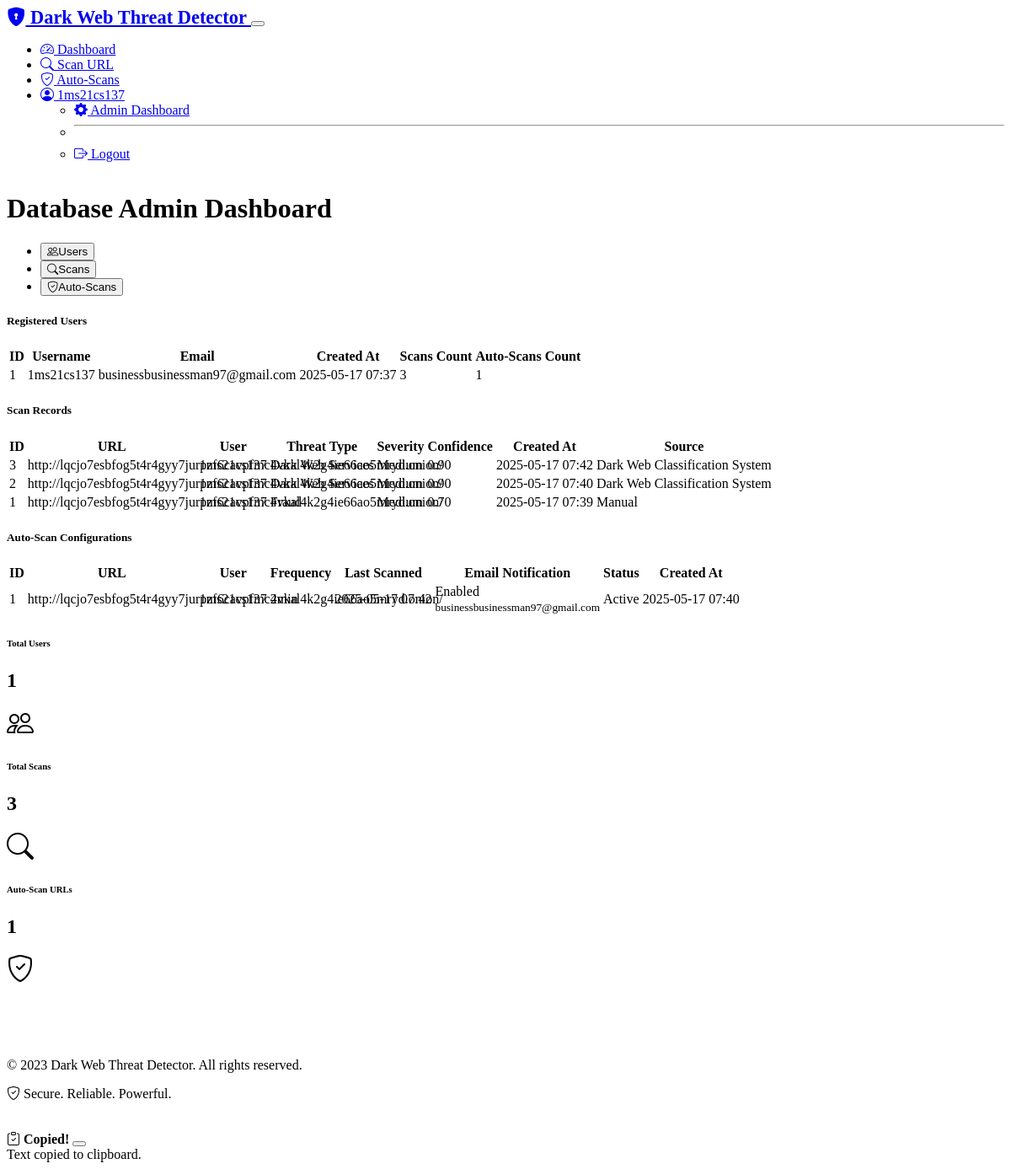
The app's page /admin/dashboard (signed in), older data.
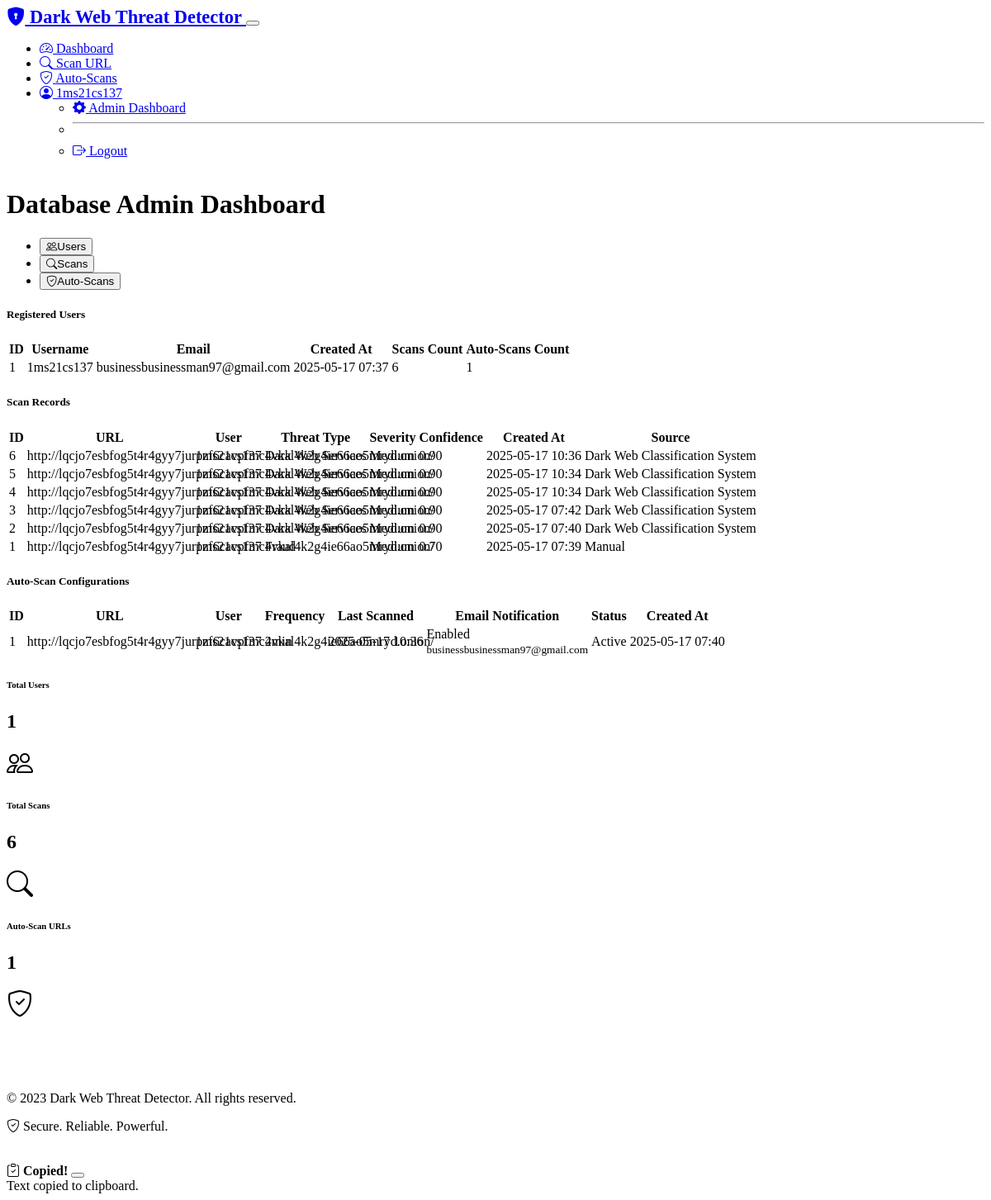
The same page, newer data.
### models.py (models this page shows, shortened)
class User(UserMixin, db.Model):
    id = db.Column(db.Integer, primary_key=True)
    username = db.Column(db.String(64), unique=True, nullable=False)
    email = db.Column(db.String(120), unique=True, nullable=False)
    password_hash = db.Column(db.String(256), nullable=False)
    created_at = db.Column(db.DateTime, default=datetime.utcnow)
    scans = db.relationship('Scan', backref='user', lazy=True)
    auto_scan_urls = db.relationship('AutoScanURL', backref='user', lazy=True)

class Scan(db.Model):
    id = db.Column(db.Integer, primary_key=True)
    url = db.Column(db.String(512), nullable=False)
    content = db.Column(db.Text)
    threat_type = db.Column(db.String(64))
    severity = db.Column(db.String(32))
    confidence_score = db.Column(db.Float)
    recommendation = db.Column(db.Text)
    description = db.Column(db.Text)
    ioc = db.Column(db.String(255))  # Indicator of Compromise (e.g., IP, domain, file hash)
    source = db.Column(db.String(128))  # Source of threat information
    created_at = db.Column(db.DateTime, default=datetime.utcnow)
    user_id = db.Column(db.Integer, db.ForeignKey('user.id'), nullable=False)
    auto_scan_url_id = db.Column(db.Integer, db.ForeignKey('auto_scan_url.id'), nullable=True)

class AutoScanURL(db.Model):
    id = db.Column(db.Integer, primary_key=True)
    url = db.Column(db.String(512), nullable=False)
    description = db.Column(db.Text, nullable=True)
    email_notification = db.Column(db.Boolean, default=True)
    notification_email = db.Column(db.String(120), nullable=True)
    scan_frequency = db.Column(db.String(20), default='daily')  # daily, weekly, monthly
    last_scanned_at = db.Column(db.DateTime, nullable=True)
    active = db.Column(db.Boolean, default=True)
    created_at = db.Column(db.DateTime, default=datetime.utcnow)
    user_id = db.Column(db.Integer, db.ForeignKey('user.id'), nullable=False)
    scans = db.relationship('Scan', backref='auto_scan_url', lazy=True)

### routes.py (the view)
@app.route('/admin/dashboard')
@login_required
@admin_required
def admin_dashboard():
    users = User.query.all()
    scans = Scan.query.order_by(Scan.created_at.desc()).all()
    auto_scans = AutoScanURL.query.order_by(AutoScanURL.created_at.desc()).all()
    return render_template('admin_dashboard.html',
                          title='Admin Dashboard',
                          users=users,
                          scans=scans,
                          auto_scans=auto_scans)

### models.py (called while the page is built)
@login_manager.user_loader
def load_user(user_id):
    return User.query.get(int(user_id))

### routes.py (called while the page is built)
def admin_required(f):
    @wraps(f)
    def decorated_function(*args, **kwargs):
        if not current_user.is_authenticated or current_user.id != 1:  # Assume user with ID 1 is admin
            flash('You do not have permission to access this page.', 'danger')
            return redirect(url_for('index'))
        return f(*args, **kwargs)
    return decorated_function

### templates/admin_dashboard.html (shortened to what the changed rows need)
{% extends "base.html" %}
{% block content %}
<div class="container my-4">
    <h1 class="display-5 mb-4">Database Admin Dashboard</h1>
    <div class="tab-content" id="adminTabsContent">
        <div class="tab-pane fade show active" id="users" role="tabpanel" aria-labelledby="users-tab">
            <div class="card">
                <div class="card-body">
                    <div class="table-responsive">
                        <table class="table table-striped table-hover">
                            <thead>
                                <tr>
                                    <th>ID</th>
                                    <th>Username</th>
                                    <th>Email</th>
                                    <th>Created At</th>
                                    <th>Scans Count</th>
                                    <th>Auto-Scans Count</th>
                                </tr>
                            </thead>
                            <tbody>
                                {% for user in users %}
                                <tr>
                                    <td>{{ user.id }}</td>
                                    <td>{{ user.username }}</td>
                                    <td>{{ user.email }}</td>
                                    <td>{{ user.created_at.strftime('%Y-%m-%d %H:%M') }}</td>
                                    <td>{{ user.scans|length }}</td>
                                    <td>{{ user.auto_scan_urls|length }}</td>
                                </tr>
                                {% endfor %}
                            </tbody>
                        </table>
                    </div>
                </div>
            </div>
        </div>
        <div class="tab-pane fade" id="scans" role="tabpanel" aria-labelledby="scans-tab">
            <div class="card">
                <div class="card-body">
                    <div class="table-responsive">
                        <table class="table table-striped table-hover">
                            <thead>
                                <tr>
                                    <th>ID</th>
                                    <th>URL</th>
                                    <th>User</th>
                                    <th>Threat Type</th>
                                    <th>Severity</th>
                                    <th>Confidence</th>
                                    <th>Created At</th>
                                    <th>Source</th>
                                </tr>
                            </thead>
                            <tbody>
                                {% for scan in scans %}
                                <tr>
                                    <td>{{ scan.id }}</td>
                                    <td class="text-truncate" style="max-width: 200px;">{{ scan.url }}</td>
                                    <td>{{ scan.user.username }}</td>
                                    <td>{{ scan.threat_type }}</td>
                                    <td><span class="badge severity-badge">{{ scan.severity }}</span></td>
                                    <td>{{ "%.2f"|format(scan.confidence_score) }}</td>
                                    <td>{{ scan.created_at.strftime('%Y-%m-%d %H:%M') }}</td>
                                    <td>{{ scan.source or 'Manual' }}</td>
                                </tr>
                                {% endfor %}
                            </tbody>
                        </table>
                    </div>
                </div>
            </div>
        </div>
        <div class="tab-pane fade" id="auto-scans" role="tabpanel" aria-labelledby="auto-scans-tab">
            <div class="card">
                <div class="card-body">
                    <div class="table-responsive">
                        <table class="table table-striped table-hover">
                            <thead>
                                <tr>
                                    <th>ID</th>
                                    <th>URL</th>
                                    <th>User</th>
                                    <th>Frequency</th>
                                    <th>Last Scanned</th>
                                    <th>Email Notification</th>
                                    <th>Status</th>
                                    <th>Created At</th>
                                </tr>
                            </thead>
                            <tbody>
                                {% for auto_scan in auto_scans %}
                                <tr>
                                    <td>{{ auto_scan.id }}</td>
                                    <td class="text-truncate" style="max-width: 200px;">{{ auto_scan.url }}</td>
                                    <td>{{ auto_scan.user.username }}</td>
                                    <td>{{ auto_scan.scan_frequency }}</td>
                                    <td>
                                        {% if auto_scan.last_scanned_at %}
                                            {{ auto_scan.last_scanned_at.strftime('%Y-%m-%d %H:%M') }}
                                        {% else %}
                                            Never
                                        {% endif %}
                                    </td>
                                    <td>
                                        {% if auto_scan.email_notification %}
                                            <span class="badge bg-success">Enabled</span>
                                            <br>
                                            <small>{{ auto_scan.notification_email or auto_scan.user.email }}</small>
                                        {% else %}
                                            <span class="badge bg-secondary">Disabled</span>
                                        {% endif %}
                                    </td>
                                    <td>
                                        {% if auto_scan.active %}
                                            <span class="badge bg-success">Active</span>
                                        {% else %}
                                            <span class="badge bg-danger">Inactive</span>
                                        {% endif %}
                                    </td>
                                    <td>{{ auto_scan.created_at.strftime('%Y-%m-%d %H:%M') }}</td>
                                </tr>
                                {% endfor %}
                            </tbody>
                        </table>
                    </div>
                </div>
            </div>
        </div>
    </div>
</div>
<div class="container mb-4">
    <div class="row">
        <div class="col-md-4">
            <div class="card dashboard-card bg-dark stats-card h-100" style="border-left-color: var(--bs-primary);">
                <div class="card-body">
                    <div class="d-flex justify-content-between align-items-center">
                        <div>
                            <h2 class="fw-bold mb-0">{{ users|length }}</h2>
                        </div>
                    </div>
                </div>
            </div>
        </div>
        <div class="col-md-4">
            <div class="card dashboard-card bg-dark stats-card h-100" style="border-left-color: var(--bs-success);">
                <div class="card-body">
                    <div class="d-flex justify-content-between align-items-center">
                        <div>
                            <h6 class="text-uppercase text-muted">Total Scans</h6>
                            <h2 class="fw-bold mb-0">{{ scans|length }}</h2>
                        </div>
                    </div>
                </div>
            </div>
        </div>
        <div class="col-md-4">
            <div class="card dashboard-card bg-dark stats-card h-100" style="border-left-color: var(--bs-info);">
                <div class="card-body">
                    <div class="d-flex justify-content-between align-items-center">
                        <div>
                            <h2 class="fw-bold mb-0">{{ auto_scans|length }}</h2>
                        </div>
                    </div>
                </div>
            </div>
        </div>
    </div>
</div>
{% endblock %}

### templates/base.html (shortened to what the changed rows need)
<!DOCTYPE html>
<html lang="en" data-bs-theme="dark">
<head>
    <link rel="stylesheet" href="https://cdn.replit.com/agent/bootstrap-agent-dark-theme.min.css">
    <link rel="stylesheet" href="https://cdn.jsdelivr.net/npm/bootstrap-icons@1.11.0/font/bootstrap-icons.css">
    <link rel="stylesheet" href="{{ url_for('static', filename='css/style.css') }}">
</head>
<body>
    <nav class="navbar navbar-expand-lg navbar-dark bg-dark">
        <div class="container">
            <div class="collapse navbar-collapse" id="navbarNav">
                <ul class="navbar-nav ms-auto">
                    {% if current_user.is_authenticated %}
                    <li class="nav-item">
                        <a class="nav-link {% if request.endpoint == 'dashboard' %}active{% endif %}" href="{{ url_for('dashboard') }}">
                            <i class="bi bi-speedometer2 me-1"></i> Dashboard
                        </a>
                    </li>
                    <li class="nav-item">
                        <a class="nav-link {% if request.endpoint == 'scan' %}active{% endif %}" href="{{ url_for('scan') }}">
                            <i class="bi bi-search me-1"></i> Scan URL
                        </a>
                    </li>
                    <li class="nav-item">
                        <a class="nav-link {% if request.endpoint == 'auto_scans' %}active{% endif %}" href="{{ url_for('auto_scans') }}">
                            <i class="bi bi-shield-check me-1"></i> Auto-Scans
                        </a>
                    </li>
                    <li class="nav-item dropdown">
                        <a class="nav-link dropdown-toggle" href="#" id="navbarDropdown" role="button" data-bs-toggle="dropdown" aria-expanded="false">
                            <i class="bi bi-person-circle me-1"></i> {{ current_user.username }}
                        </a>
                        <ul class="dropdown-menu dropdown-menu-end" aria-labelledby="navbarDropdown">
                            {% if current_user.id == 1 %}
                            <li><a class="dropdown-item" href="{{ url_for('admin_dashboard') }}">
                                <i class="bi bi-gear-fill me-1"></i> Admin Dashboard
                            </a></li>
                            <li><hr class="dropdown-divider"></li>
                            {% endif %}
                            <li><a class="dropdown-item" href="{{ url_for('logout') }}">
                                <i class="bi bi-box-arrow-right me-1"></i> Logout
                            </a></li>
                        </ul>
                    </li>
                    {% endif %}
                </ul>
            </div>
        </div>
    </nav>
    <div class="container content-wrapper py-4">
        {% block content %}{% endblock %}
    </div>
</body>
</html>

Row changes from the older to the newer data that the page shows:
computed for User "1ms21cs137": scans|length "3" → "6"
added Scan: id "6", url "http://lqcjo7esbfog5t4r4gyy7jurpzf6cavpfmc4vkal4k2g4ie66ao5mryd.onion/", user.username "1ms21cs137", threat_type "Dark Web Services", severity "Medium", confidence_score "0.90", created_at "2025-05-17 10:36", source "Dark Web Classification System"
added Scan: id "5", url "http://lqcjo7esbfog5t4r4gyy7jurpzf6cavpfmc4vkal4k2g4ie66ao5mryd.onion/", user.username "1ms21cs137", threat_type "Dark Web Services", severity "Medium", confidence_score "0.90", created_at "2025-05-17 10:34", source "Dark Web Classification System"
added Scan: id "4", url "http://lqcjo7esbfog5t4r4gyy7jurpzf6cavpfmc4vkal4k2g4ie66ao5mryd.onion/", user.username "1ms21cs137", threat_type "Dark Web Services", severity "Medium", confidence_score "0.90", created_at "2025-05-17 10:34", source "Dark Web Classification System"
changed AutoScanURL "http://lqcjo7esbfog5t4r4gyy7jurpzf6cavpfmc4vkal4k2g4ie66ao5mryd.onion/": last_scanned_at "2025-05-17 07:42" → "2025-05-17 10:36"
Text that changed along with them:
{{ scans|length }}: "3" → "6"
